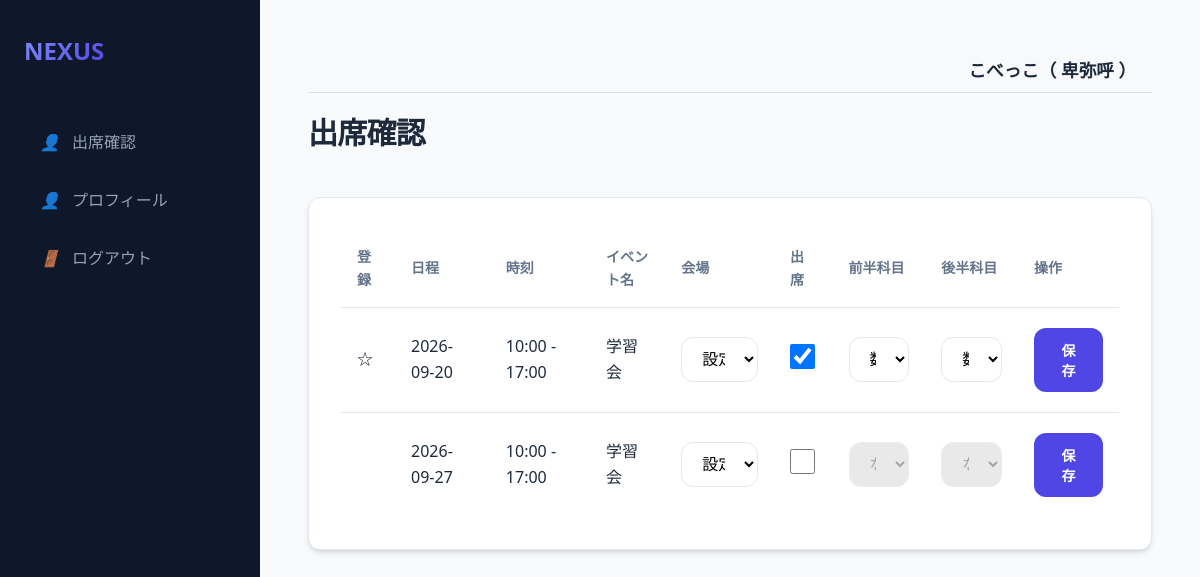
Page /student/dashboard (signed in) on the earlier database version.
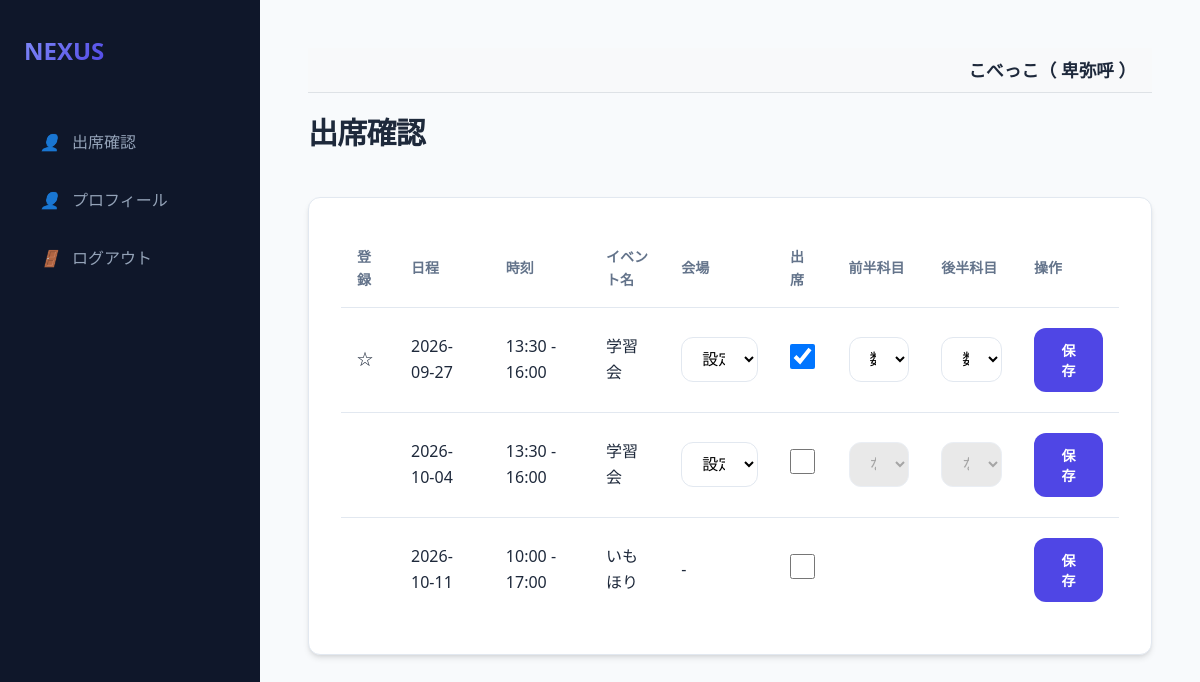
Same page on the later database version.
### models.py (models this page shows)
class Event(db.Model):
    id = db.Column(db.Integer, primary_key=True)
    date = db.Column(db.DateTime, nullable=False)
    name = db.Column(db.String(100), nullable=False)
    organization_id = db.Column(db.Integer, db.ForeignKey('organization.id'), nullable=False)
    organization = db.relationship('Organization')
    venues = db.relationship('Venue', secondary=event_venue, backref='events')
    teacher_start = db.Column(db.String(5), nullable=False)
    teacher_end = db.Column(db.String(5), nullable=False)
    student_start = db.Column(db.String(5), nullable=False)
    student_end = db.Column(db.String(5), nullable=False)
    publish_to = db.Column(db.String(20), default='両0')
    status = db.Column(db.String(20), default='公開前')

class EventAttendance(db.Model):
    id = db.Column(db.Integer, primary_key=True)
    event_id = db.Column(db.Integer, db.ForeignKey('event.id'), nullable=False)
    user_id = db.Column(db.Integer, db.ForeignKey('user.id'), nullable=False)
    venue_id = db.Column(db.Integer, db.ForeignKey('venue.id'), nullable=True) # マッチング時に必要
    attend = db.Column(db.Boolean, default=False)
    subject1 = db.Column(db.String(20))
    subject2 = db.Column(db.String(20))
    achievement = db.Column(db.Integer) # 1-4
    compatibility = db.Column(db.Integer) # 1-4
    updated_by = db.Column(db.String(10)) # 'user' or 'admin'

### app.py (the view)
@app.route('/student/dashboard', methods=['GET'])
@login_required
def student_dashboard():
    user = db.session.get(User, session['user_id'])
    org_id = user.organization_id
    events = Event.query.filter(Event.organization_id == org_id,
                                Event.status.in_(['実施前', '実施']),
                                Event.publish_to.in_(['両方', '生徒'])).order_by(Event.date).all()
    venues = Venue.query.filter_by(organization_id=org_id).all()
    all_attendances = {a.event_id: a for a in EventAttendance.query.filter_by(user_id=session['user_id']).all()}
    return render_template('student_dashboard.html', events=events, venues=venues, all_attendances=all_attendances)

### app.py (called while the page is built)
def login_required(f):
    @wraps(f)
    def decorated_function(*args, **kwargs):
        if 'user_id' not in session:
            return redirect(url_for('login'))
        return f(*args, **kwargs)
    return decorated_function

@app.context_processor
def inject_user():
    user = None
    if 'user_id' in session:
        user = db.session.get(User, session['user_id'])
    return dict(current_user=user)

### templates/student_dashboard.html (shortened to what this page needs)
{% extends "base.html" %}
{% block content %}
<div class="header">
    <h1>出席確認</h1>
</div>
<div class="card">
    <div class="table-container">
        <table>
            <thead>
                <tr>
                    <th>登録</th>
                    <th>日程</th>
                    <th>時刻</th>
                    <th>イベント名</th>
                    <th>会場</th>
                    <th>出席</th>
                    <th>前半科目</th>
                    <th>後半科目</th>
                    <th>操作</th>
                </tr>
            </thead>
            <tbody>
                {% for event in events %}
                {% set att = all_attendances.get(event.id) %}
                {% set is_study = (event.name == '学習会') %}
                <tr>
                    <td>
                        {% if att %}
                            {% if att.updated_by == 'user' %}★
                            {% elif att.updated_by == 'admin' %}☆
                            {% endif %}
                        {% endif %}
                    </td>
                    <td>{{ event.date.strftime('%Y-%m-%d') }}</td>
                    <td>{{ event.student_start }} - {{ event.student_end }}</td>
                    <td>{{ event.name }}</td>
                    <td>
                        {% if is_study %}
                        <select name="venue_id" id="venue_{{event.id}}" form="form_{{event.id}}" class="subject-input">
                            {% if not venues %}
                            <option value="">設定なし</option>
                            {% endif %}
                        </select>
                        {% else %}
                        -
                        {% endif %}
                    </td>
                    <td>
                        <input type="checkbox" name="attend" value="true" form="form_{{event.id}}" class="large-checkbox attend-checkbox" data-event-id="{{event.id}}"
                               {{ 'checked' if att and att.attend }}>
                    </td>
                    <td>
                        {% if is_study %}
                        <select name="subject1" id="sub1_{{event.id}}" form="form_{{event.id}}" class="subject-input" {{ 'disabled' if not (att and att.attend) }}>
                            {% for sub in ['数学', '英語', '国語', '理科', '社会', 'なし'] %}
                            <option value="{{sub}}" {{ 'selected' if (att.subject1 if att else 'なし') == sub }}>{{sub}}</option>
                            {% endfor %}
                        </select>
                        {% else %}
                        &nbsp;
                        {% endif %}
                    </td>
                    <td>
                        {% if is_study %}
                        <select name="subject2" id="sub2_{{event.id}}" form="form_{{event.id}}" class="subject-input" {{ 'disabled' if not (att and att.attend) }}>
                            {% for sub in ['数学', '英語', '国語', '理科', '社会', 'なし'] %}
                            <option value="{{sub}}" {{ 'selected' if (att.subject2 if att else 'なし') == sub }}>{{sub}}</option>
                            {% endfor %}
                        </select>
                        {% else %}
                        &nbsp;
                        {% endif %}
                    </td>
                    <td>
                        <button type="submit" form="form_{{event.id}}" class="btn btn-primary">保存</button>
                    </td>
                </tr>
                {% endfor %}
            </tbody>
        </table>
    </div>
</div>
{% endblock %}

Differences in the rows shown:
no longer on this page (row edited): Event: date "2026-09-20", student_start "10:00", student_end "17:00", name "学習会", subject1 "数学", subject2 "数学"
changed Event (number 1 of 3 on the later page): student_start "10:00" → "13:30"; student_end "17:00" → "16:00"; attend "☐" → "☑"; subject1 "なし" → "数学"; subject2 "なし" → "数学"; now shows "☆"
added Event: date "2026-10-04", student_start "13:30", student_end "16:00", name "学習会", subject1 "なし", subject2 "なし"
added Event: date "2026-10-11", student_start "10:00", student_end "17:00", name "いもほり"
